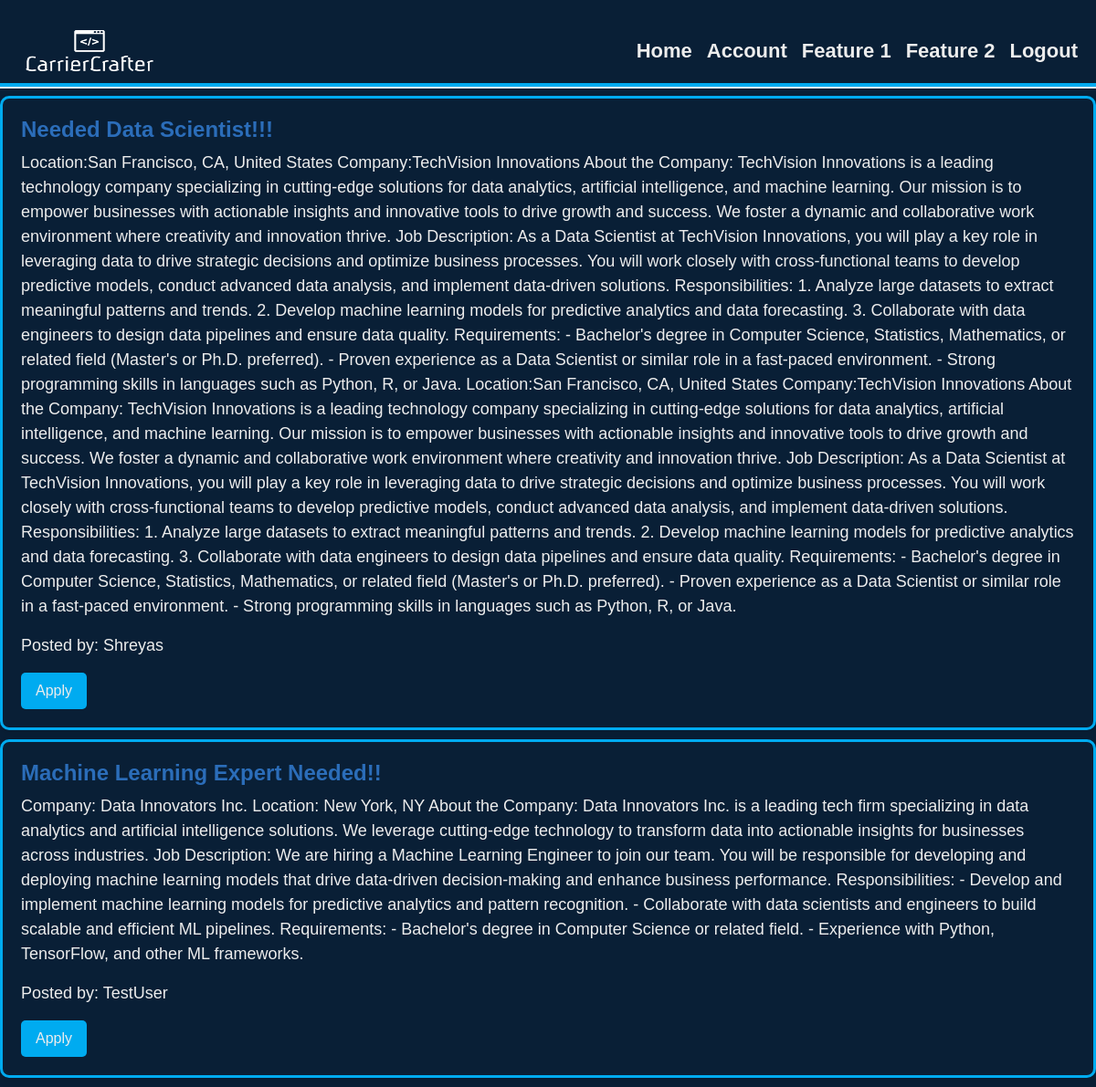
/all_jobs, run on the app's committed database.
### models.py (models this page shows, shortened)
class JobPost(db.Model):
    id = db.Column(db.Integer, primary_key=True)
    title = db.Column(db.String(100), nullable=False)
    description = db.Column(db.Text, nullable=False)
    date_posted = db.Column(db.DateTime, nullable=False, default=datetime.utcnow)
    author_id = db.Column(db.Integer, db.ForeignKey('user.id'), nullable=False)

class User(db.Model,UserMixin):
    id=db.Column(db.Integer,primary_key=True)
    username=db.Column(db.String(20),unique=True,nullable=False)
    email=db.Column(db.String(120),unique=True,nullable=False)
    image_file=db.Column(db.String(20),nullable=False,default='default.png')
    password=db.Column(db.String(60),nullable=False)
    job_posts = db.relationship('JobPost', backref='author', lazy=True)

### routes.py (the view)
@app.route('/all_jobs')
def all_jobs():
    job_posts = JobPost.query.all()
    return render_template('all_jobs.html', job_posts=job_posts)

### templates/all_jobs.html (shortened to what this page needs)
<!DOCTYPE html>
<html lang="en">
    <head>
        <link rel="stylesheet" href="https://cdnjs.cloudflare.com/ajax/libs/font-awesome/5.15.3/css/all.min.css">
        <link rel="stylesheet" href="https://cdn.jsdelivr.net/npm/bootstrap@5.2.3/dist/css/bootstrap.min.css">
        <link rel="stylesheet" href="https://cdn.jsdelivr.net/npm/bootstrap@5.2.3/dist/css/bootstrap.rtl.min.css">
        <link rel="stylesheet" href="{{url_for('static',filename='style4.css')}}">
    </head>
<body>
    <nav class="navbar navbar-expand-lg navbar-light ">
        <div class="container-fluid">
            <a class="navbar-brand " href="#"><img src="/static/logo.png" alt="Logo" height="45" width="140"></a>
            <div class="collapse navbar-collapse justify-content-end" id="navbarNav">
                <ul class="navbar-nav">
                    <li class="nav-item">
                        <b><a class="nav-link links" href="{{url_for('home')}}">Home</a></b>
                    </li>
                    <li class="nav-item">
                        <b><a class="nav-link links" href="{{url_for('account')}}">Account</a></b>
                    </li>
                    <li class="nav-item">
                        <b><a class="nav-link links" href="#">Feature 1</a></b>
                    </li>
                    <li class="nav-item">
                        <b><a class="nav-link links" href="#">Feature 2</a></b>
                    </li>
                    <li class="nav-item">
                        <b><a class="nav-link links" href="{{url_for('login')}}">Logout</a></b>
                    </li>
                </ul>
            </div>
        </div>
    </nav>
    {% for job_post in job_posts %}
        <div class="job-post">
            <h3>{{ job_post.title }}</h3>
            <p>{{ job_post.description }}</p>
            <p>Posted by: {{ job_post.author.username }}</p>
            <form action="{{ url_for('apply_job', job_id=job_post.id) }}" method="POST">
                <button type="submit">Apply</button>
            </form>
        </div>
    {% endfor %}
</body>
</html>

### static/style4.css (style rules this page uses)
:root { --bg-color:#0f2862; --backup-color:#091f36; --text-color:#ededed; --main1-color:#00abf0; --main2-color:#2b6db9; }
body { background-color: var(--backup-color); color:var(--text-color); margin:0; font-family:Kreon,Arial; padding-top:20px; }
ul li { font-size:22px; }
nav { border-bottom: 4px solid var(--main1-color); box-shadow:0 2px 0px var(--text-color) ; }
ul li a { cursor: pointer; color:var(--text-color); }
.links { color: #ededed; }
.job-post { background-color: var(--backup-color); color: var(--text-color); padding: 20px; margin: 10px 0; border-radius: 10px; box-shadow: 0 4px 8px rgba(0, 0, 0, 0.1); border: 3px solid var(--main1-color); }
.job-post h3 { font-weight: bold; color:var(--main2-color); }
.job-post h3 { font-size: 24px; font-weight: bold; }
.job-post p { font-size: 18px; }
.job-post button { background-color: var(--main1-color); color: var(--text-color); border: none; padding: 8px 16px; border-radius: 5px; cursor: pointer; }

### data on the page
JobPost: title "Needed Data Scientist!!!", description "Location:San Francisco, CA, United States Company:TechVision Innovations About the Company: TechVision Innovations is a leading technology company specializing in cutting-edge solutions for data analytics, artificial intelligence, and machine learning. Our mission is to empower businesses with actionable insights and innovative tools to drive growth and success. We foster a dynamic and collaborative work environment where creativity and innovation thrive. Job Description: As a Data Scientist at TechVision Innovations, you will play a key role in leveraging data to drive strategic decisions and optimize business processes. You will work closely with cross-functional teams to develop…", author.username "Shreyas"
JobPost: title "Machine Learning Expert Needed!!", description "Company: Data Innovators Inc. Location: New York, NY About the Company: Data Innovators Inc. is a leading tech firm specializing in data analytics and artificial intelligence solutions. We leverage cutting-edge technology to transform data into actionable insights for businesses across industries. Job Description: We are hiring a Machine Learning Engineer to join our team. You will be responsible for developing and deploying machine learning models that drive data-driven decision-making and enhance business performance. Responsibilities: - Develop and implement machine learning models for predictive analytics and pattern recognition. - Collaborate with data scientists and engineers to build…", author.username "TestUser"
